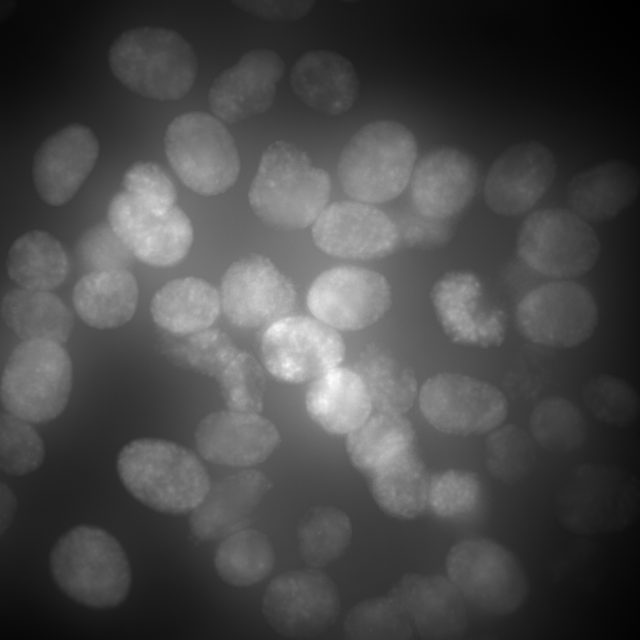
%> input picture project/data/CMV_smFISH/DAPI/DAPI_F.tif, 1280 x 1280 px (shown at 1/2 size)
$ octave image_F.m   (GNU Octave 9; MATLAB toolbox functions it lacks are replaced by stand-ins)
%> lines starting %> are read from the running program, lines starting %| are printed output that depends on the picture; in (x1, y1, x2, y2) boxes, pixels count from 0 and x2, y2 are one past the last pixel; in counts of white or black regions, pixels touching at a corner belong together; the program's own positions count from 1; long printed decimals are rounded
% IMAGES: F

%% GLOBAL VARIABLES
global area_size_thresh
global single_mrna_thresh
global nascent_intensity_thresh

% threshold area size for nuclei detection
area_size_thresh = 5000;

% threshold intensity for single mRNA molecule
single_mrna_thresh  = 0.01;

% threshold intensity for nascent mRNA at transcription site
nascent_intensity_thresh = 7;


%% STEP 1
% Load in DAPI and mRNA images
% Segment DAPI image into objects
% Calculate area of each object to isolate nuclei

fprintf('IMAGES: F\n')
fprintf('RUNNING STEP 1:\n\n')

addpath(genpath('data/CMV_smFISH/'));
dapi_file = 'DAPI/DAPI_F.tif';
mrna_file = 'mRNA/mRNA_F.tif';

dapi_img = im2double(imread(dapi_file));
%> dapi_img: size 1280x1280 double; min 0.00757, max 0.386, mean 0.117
mrna_img = im2double(imread(mrna_file));
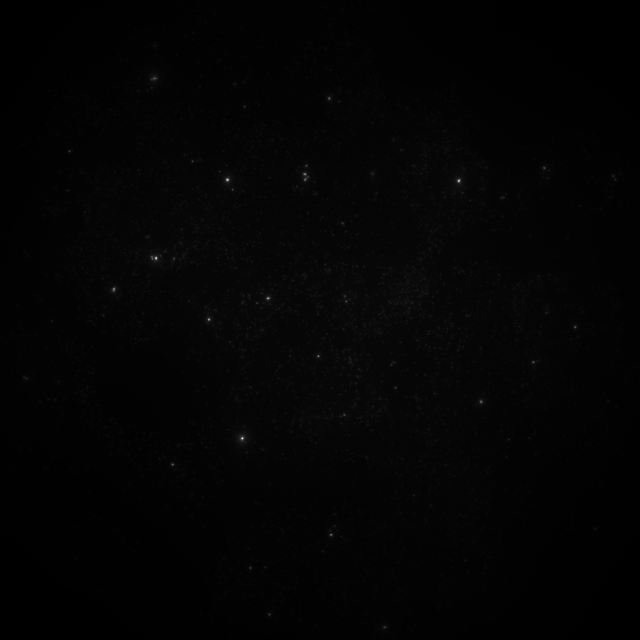
%> input picture project/data/CMV_smFISH/mRNA/mRNA_F.tif, 1280 x 1280 px (shown at 1/2 size)
%> mrna_img: size 1280x1280 double; min 0.00192, max 0.39, mean 0.00815

% [7 lines of commented-out code are left out]

[areas, labels, num_objects, num_nuclei, dapi_binary_img] = isolate_nuclei(dapi_img);
%> in isolate_nuclei, `binary_dapi = imbinarize(filtered_dapi, threshold);`:
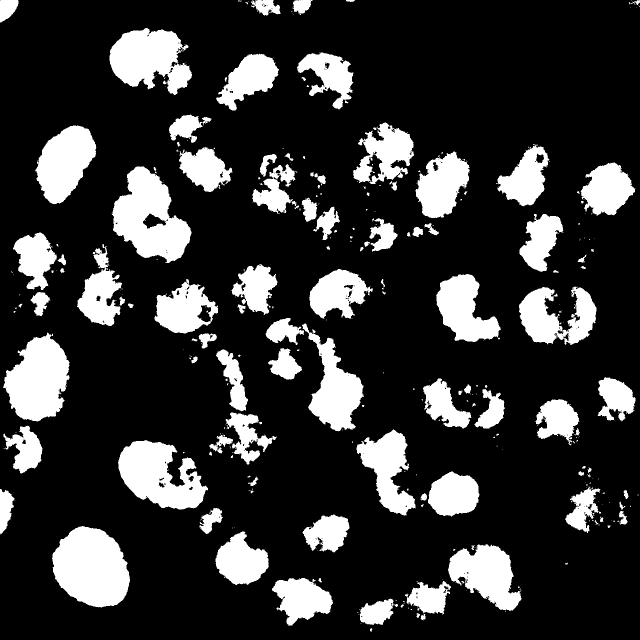
%> binary_dapi: size 1280x1280 logical (shown at 1/2 size); 20.3% white; 397 white regions (280 under 20 px), largest, box (x1, y1, x2, y2) and area: (104, 1052, 260, 1215) 18790, (224, 333, 383, 526) 17659, (6, 665, 139, 843) 15780
%> in isolate_nuclei, `filled_dapi = imfill(binary_dapi, 'holes');`: filled_dapi: size 1280x1280 logical; 20.5% white; 391 white regions (274 under 20 px), largest, box (x1, y1, x2, y2) and area: (104, 1052, 260, 1215) 18790, (224, 333, 383, 526) 18398, (6, 665, 139, 843) 15787
%> in isolate_nuclei, `D = -bwdist(~filled_dapi);`:
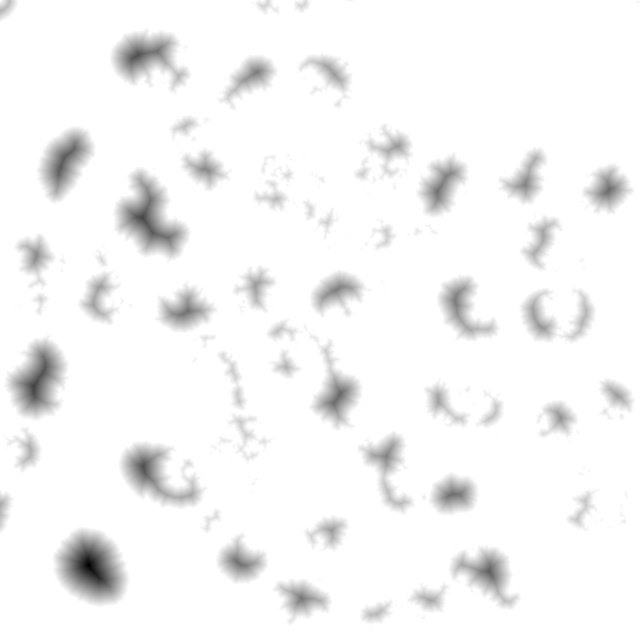
%> D: size 1280x1280 single (shown at 1/2 size); min -69.23, max 0, mean -2.57; drawn with min black and max white
%> in isolate_nuclei, `mask = imextendedmin(D, 6);`: mask: size 1280x1280 logical; 1.3% white; 63 white regions, largest, box (x1, y1, x2, y2) and area: (766, 958, 816, 1014) 699, (520, 308, 554, 353) 637, (113, 293, 151, 354) 630
%> in isolate_nuclei, `Ld2 = watershed(D2);`:
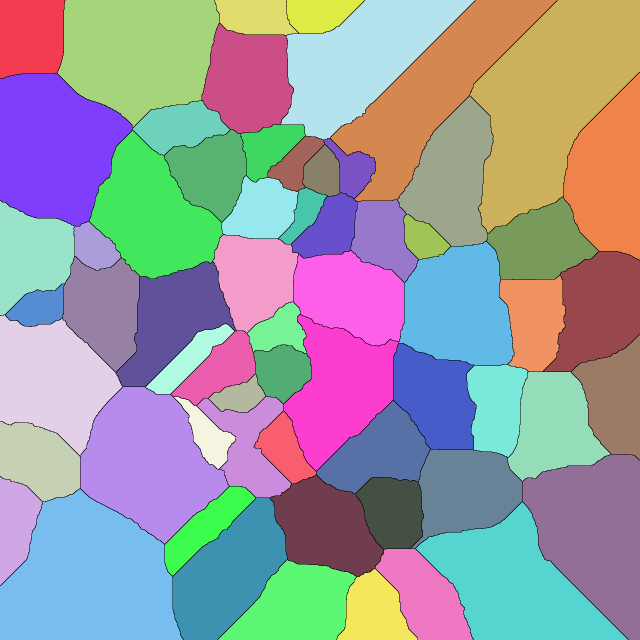
%> Ld2: size 1280x1280 uint8 (shown at 1/2 size); 64 distinct labels, from 0 to 63; one colour per label, 0 black
%> in isolate_nuclei, `areas = table2array(regionprops('Table', dapi_img_2, 'Area'));`: areas = 408 values, max 18790 at index 18, min 1 at index 7, mean 824.1
%> in isolate_nuclei, `num_nuclei = sum(areas > area_size_thresh);`: num_nuclei = 27
%> in isolate_nuclei, `[labels, num_objects] = bwlabel(dapi_img_2);`:
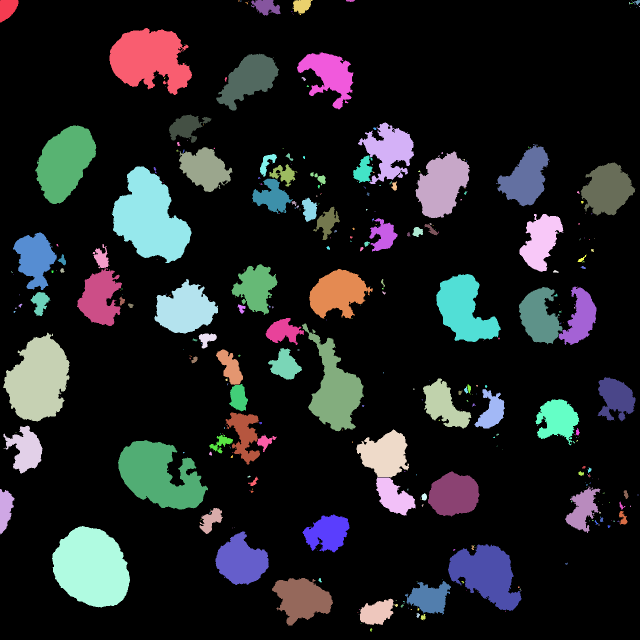
%> labels: size 1280x1280 double (shown at 1/2 size); 409 distinct labels, from 0 to 408; one colour per label, 0 black
%> in isolate_nuclei, `[labels, num_objects] = bwlabel(dapi_img_2);`: num_objects = 408
%> num_objects = 408; num_nuclei = 27
fprintf('There are %i detected nuclei.\n', num_nuclei)
%| There are 27 detected nuclei.
fprintf('###############################\n\n')


%% STEP 2
% Loop through each object and check if its a nucleus (>10000)
% If nucleus, then make a mask and isolate mRNA
% Calculate total intensity of each spot

fprintf('RUNNING STEP 2:\n\n')

all_spots = [];
for i = 1:num_objects
    if areas(i) > area_size_thresh
        nucleus_mask = (labels == i);
        [num_spots, intensities] = isolate_mrna(dapi_binary_img, mrna_img, nucleus_mask);

        all_spots = [all_spots; intensities];
    end
end
%> this loop made 408 passes
%> (pixel_intensity in isolate_mrna, areas in isolate_mrna, intensities, num_spots) on pass 18: ([0.0129; 0.0104; 0.0117], [12; 2; 6], [0.155; 0.0208; 0.0703], 3)
%> (areas in isolate_mrna, num_spots) on passes 6, 38: ([2; 2; 27; 4; 43; 5; 1; 4; 7; 2; 3; 3; 8; 10; 4], 15), ([1; 2; 1; 1; 1; 5; 8110; 3; 3; 1; 3; 1], 12)
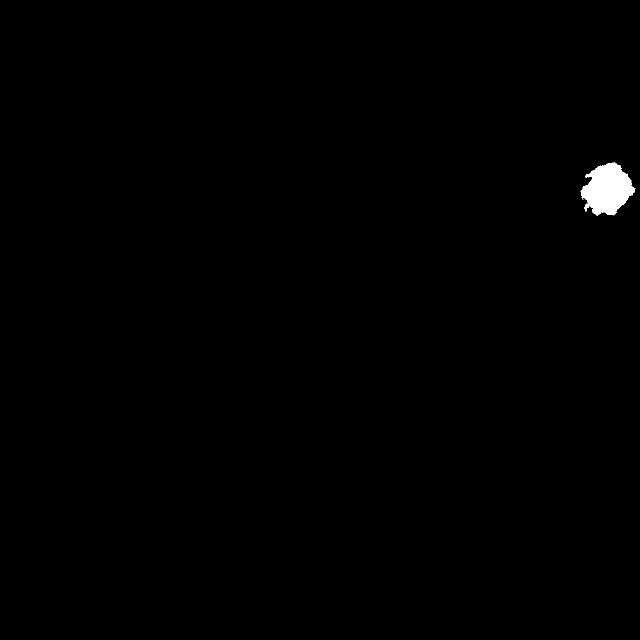
%> nucleus_mask: size 1280x1280 logical (shown at 1/2 size); 0.46% white; 1 white region, box (x1, y1, x2, y2) and area: (1161, 325, 1271, 431) 7585
%> after the loop, all_spots = 1052 values, max 178.9 at index 238, min 0.00955 at index 149, mean 1.31; intensities = 24 values, max 4.31 at index 16, min 0.00983 at index 23, mean 0.3; num_spots = 24

fprintf('###############################\n\n')

%% STEP 3
% Plot distribution of intensities for all cells

fprintf('RUNNING STEP 3:\n\n')

figure
histogram(all_spots(all_spots <= 0.1), 50)
title('Image F')
xlabel('Intensity')
ylabel('Frequency')
%> figure, not shown here; tallest bar 385 high, from x = 0.00955 to 0.0113
% from histogram, appears that 0.02 is intensity for single mRNA
% this is equal to single_mrna_thresh

fprintf('###############################\n\n')


%% STEPS 4 and 5
% Calculate number of mRNA per cell
% Calculate total number of mRNA in image
% Check if any intensity spots for a single cell are very high (>100), and
% if so calculate the mRNA for that spot (at transcription site)

fprintf('RUNNING STEPS 4 & 5:\n\n')

% vector to store number of mRNA per cell
num_mrna = [];

% vector to store nascent mRNA (mRNA at transcription site) per cell
nascent_mrna = [];

fprintf('Checking cells for transcription sites...\n\n')
for i = 1:num_objects
    if areas(i) > area_size_thresh
        nucleus_mask = (labels == i);
        [num_spots, intensities] = isolate_mrna(dapi_binary_img, mrna_img, nucleus_mask);
        num_mrna = [num_mrna; sum(intensities)/single_mrna_thresh];
        % intensities
        if (1 <= sum(intensities > nascent_intensity_thresh)) && (sum(intensities > nascent_intensity_thresh) <= 2)
            fprintf('Cell has %i transcription site(s)\n', sum(intensities > nascent_intensity_thresh));
            nascent = sum(intensities(intensities > nascent_intensity_thresh))/single_mrna_thresh;
            nascent_mrna = [nascent_mrna; nascent];
        else
            nascent_mrna = [nascent_mrna; 0];
            fprintf('Cell does not have nascent mRNA\n')
        end
        fprintf('--------------------\n')
    end
end
%> this loop made 408 passes
%> (pixel_intensity in isolate_mrna, areas in isolate_mrna, intensities, num_spots, num_mrna, nascent_mrna) on pass 18: ([0.0129; 0.0104; 0.0117], [12; 2; 6], [0.155; 0.0208; 0.0703], 3, [1149.9; 148.9; 785.1; 24.58], [0; 0; 0; 0])
%> (num_spots, num_mrna, nascent, nascent_mrna) on passes 24, 27, 29: (58, [1149.9; 148.9; 785.1; 24.58; 5006], 4275.9, [0; 0; 0; 0; 4275.9]), (50, [1149.9; 148.9; 785.1; 24.58; 5006; 1830.2], 1323.2, [0; 0; 0; 0; 4275.9; 1323.2]), (128, [1149.9; 148.9; 785.1; 24.58; 5006; 1830.2; 18904.8], 17891.6, [0; 0; 0; 0; 4275.9; 1323.2; 17891.6])
%> (printed output is left out)
%> after the loop, nascent = 5524.7; nascent_mrna = 27 values, max 17891.6 at index 7, min 0 at index 1, mean 4675.1; num_mrna = 27 values, max 18904.8 at index 7, min 24.58 at index 4, mean 5121.7; num_spots = 24

% disp('Number of free mRNA per cell:')
% num_mrna
total_mrna = sum(num_mrna);
%> total_mrna = 138285.5
fprintf('There are %i total mRNA molecules in the image.\n\n', total_mrna)
%| There are 138286 total mRNA molecules in the image.

% disp('Number of nascent mRNA per cell:')
% nascent_mrna
total_nascent_mrna = sum(nascent_mrna);
%> total_nascent_mrna = 126227.2
fprintf('There are %i nascent mRNA molecules in the image.\n\n', total_nascent_mrna)
%| There are 126227 nascent mRNA molecules in the image.

total_free_mrna = total_mrna - total_nascent_mrna;
%> total_free_mrna = 12058.3
fprintf('There are %i free mRNA molecules in the image.\n\n', total_free_mrna)
%| There are 12058.3 free mRNA molecules in the image.

fprintf('Mean nascent mRNA per cell: %i\n', mean(nascent_mrna))
%| Mean nascent mRNA per cell: 4675.08
fprintf('Mean free mRNA per cell: %i\n\n', mean(num_mrna - nascent_mrna))
%| Mean free mRNA per cell: 446.605

fprintf('Variance nascent mRNA per cell: %i\n', var(nascent_mrna))
%| Variance nascent mRNA per cell: 3.57589e+07
fprintf('Variance free mRNA per cell: %i\n\n', var(num_mrna - nascent_mrna))
%| Variance free mRNA per cell: 193060

fprintf('CV nascent mRNA per cell: %i\n', std(nascent_mrna)/mean(nascent_mrna))
%| CV nascent mRNA per cell: 1.2791
fprintf('CV free mRNA per cell: %i\n\n', std(num_mrna - nascent_mrna)/mean(num_mrna - nascent_mrna))
%| CV free mRNA per cell: 0.9838

cc = corr(nascent_mrna, (num_mrna - nascent_mrna));
%> cc = -0.444
fprintf('Correlation coefficient: %i\n\n', cc)
%| Correlation coefficient: -0.4435

figure
scatter(nascent_mrna, (num_mrna - nascent_mrna), 'filled');
xlabel('Nascent mRNA')
ylabel('Free mRNA')
title('Image F: Nascent mRNA vs. Free mRNA Per Cell')
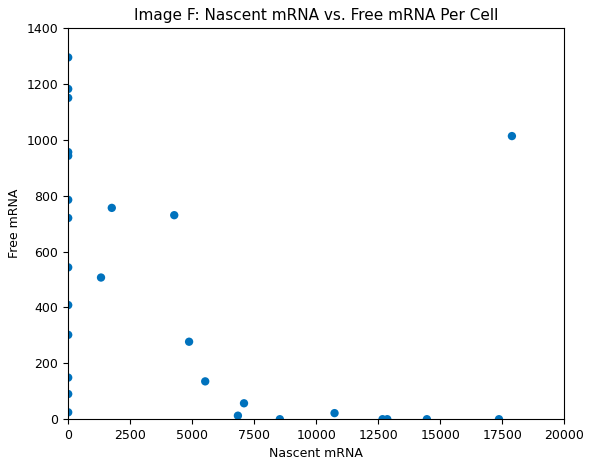
%> figure redrawn from the program's plot data

fprintf('###############################\n\n')


%% FUNCTIONS

function [areas, labels, num_objects, num_nuclei, dapi_img_2] = isolate_nuclei(dapi_img)
    global area_size_thresh

    % Reduce background noise using median filtering
    filtered_dapi = medfilt2(dapi_img, [3, 3]);

    % Adaptive thresholding to binarize the image
    threshold = adaptthresh(filtered_dapi, 0.62);
    binary_dapi = imbinarize(filtered_dapi, threshold);

    % Fill holes in the binary image
    filled_dapi = imfill(binary_dapi, 'holes');

    % Distance transform for watershed
    D = -bwdist(~filled_dapi);

    % Filtering out tiny local minimum
    mask = imextendedmin(D, 6);
    D2 = imimposemin(D, mask);
    Ld2 = watershed(D2);

    dapi_img_2 = filled_dapi;
    dapi_img_2(Ld2 == 0) = 0;

    figure
    imshow(dapi_img_2)
    title('Image F: Segmented DAPI Image')

    % Get areas of objects
    areas = table2array(regionprops('Table', dapi_img_2, 'Area'));
    num_nuclei = sum(areas > area_size_thresh);

    % Get object labels and number of objects
    [labels, num_objects] = bwlabel(dapi_img_2);
end


function [num_spots, intensities] = isolate_mrna(dapi_binary_img, mrna_img, nucleus_mask)
    % Apply thresholding to isolate mRNA signal
    level = multithresh(mrna_img);
    mrna_binary = imbinarize(mrna_img, level);

    % Isolate nucleus from mRNA image
    mrna_isolated = mrna_img.*nucleus_mask;
    mrna_binary_isolated = mrna_binary.*nucleus_mask;

    % Isolate nucleus from DAPI image
    dapi_binary_isolated = dapi_binary_img.*nucleus_mask;

    % [7 lines of commented-out code are left out]

    mrna_labeled = bwlabel(mrna_binary_isolated);

    pixel_intensity = table2array(regionprops('Table', mrna_labeled, mrna_isolated, 'MeanIntensity'));
    areas = table2array(regionprops('Table', mrna_labeled, 'Area'));
    intensities = areas.*pixel_intensity;
    num_spots = length(intensities);
end
